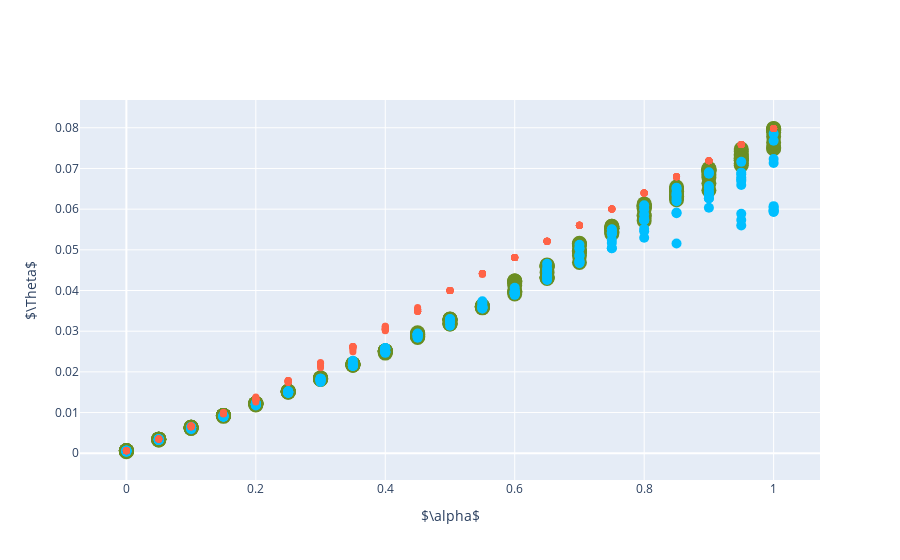

Notebook source saved alongside this figure:
### Markdown cell above
##### PLOT

### Code cell
plot_dots_2d(theta, '$\Theta$', 'data/plots/polblogs/pol_theta.pdf')

### Figure 1 — Plotly figure (JSON) as saved in the notebook; plotly's stock layout.template omitted (floating-point values rounded to 4 significant figures; data arrays with more than 128 entries replaced by an {"elided": "..."} marker saying what was removed)
{"data": [{"line": {"color": "olivedrab", "dash": "dash", "width": 2}, "marker": {"size": 15}, "mode": "markers", "name": "Early Fusion", "type": "scatter", "x": {"elided": "210 float values"}, "y": {"elided": "210 float values"}}, {"line": {"color": "deepskyblue", "dash": "dash", "width": 2}, "marker": {"size": 10}, "mode": "markers", "name": "Simultaneous Fusion", "type": "scatter", "x": {"elided": "210 float values"}, "y": {"elided": "210 float values"}}, {"line": {"color": "tomato", "dash": "dash", "width": 2}, "marker": {"size": 7}, "mode": "markers", "name": "Late Fusion", "type": "scatter", "x": {"elided": "210 float values"}, "y": {"elided": "210 float values"}}], "layout": {"showlegend": false, "xaxis": {"title": {"text": "$\\alpha$"}}, "yaxis": {"title": {"text": "$\\Theta$"}}}}
